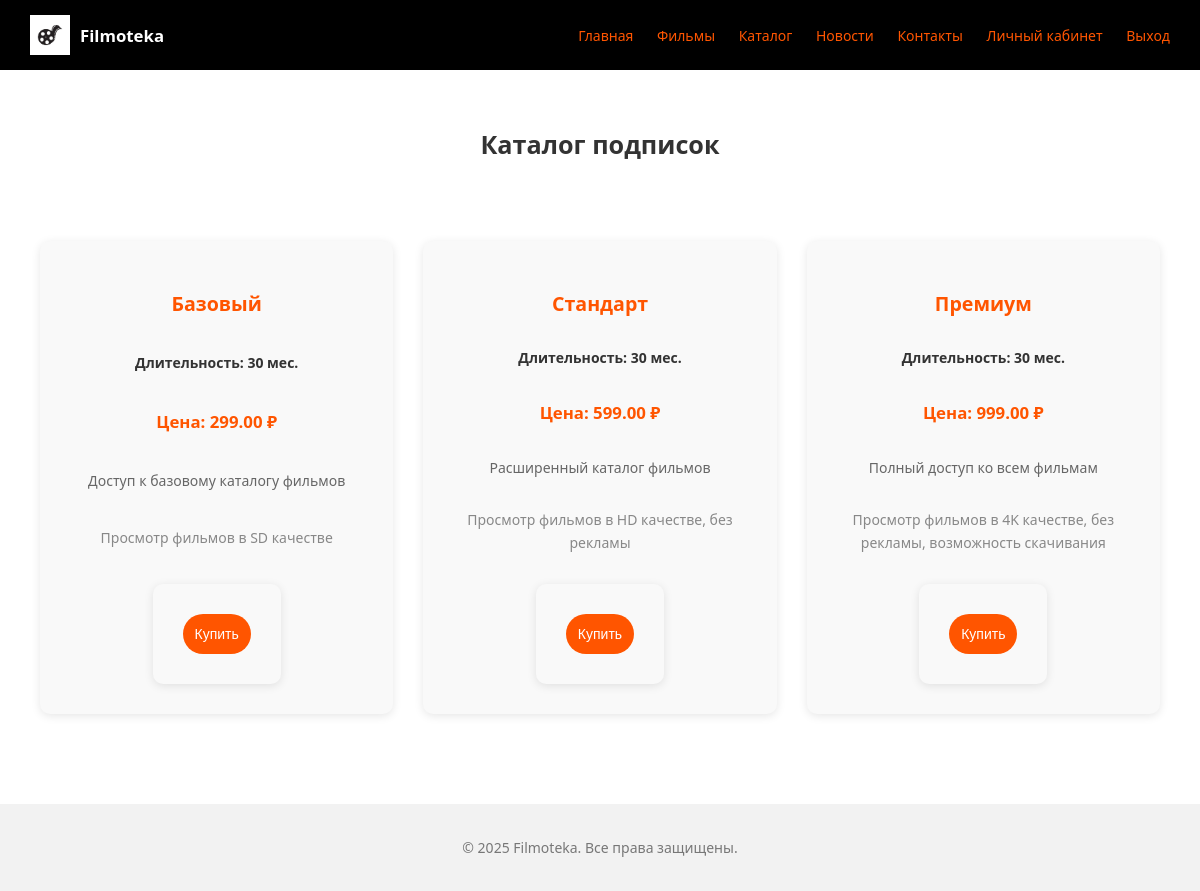
Page /catalog.php (signed in) on the committed database.
### tables this page shows
CREATE TABLE IF NOT EXISTS `subscriptions` (
  `subscription_id` int(11) NOT NULL AUTO_INCREMENT,
  `name` varchar(100) NOT NULL,
  `duration` int(11) NOT NULL,
  `price` decimal(10,2) NOT NULL,
  `description` text,
  `features` text,
  PRIMARY KEY (`subscription_id`)
);

### catalog.php (the view, shortened to what this page needs)
<?php
require_once 'config.php';
try {
    $query = "SELECT * FROM subscriptions ORDER BY price ASC";
    $stmt = $pdo->query($query);
    $subscriptions = $stmt->fetchAll(PDO::FETCH_ASSOC);
} catch(PDOException $e) {
    $error = "Ошибка запроса: " . $e->getMessage();
}
?>
<!DOCTYPE html>
<html lang="ru">
<head>
  <link rel="stylesheet" href="styles.css">
</head>
<body>
  <header class="header">
    <div class="logo">
      <img src="img/movielogo.png" alt="Filmoteka" style="height: 40px; margin-right: 10px;">
      Filmoteka
    </div>
    <nav class="nav">
      <a href="index.php">Главная</a>
      <a href="gallery.php">Фильмы</a>
      <a href="catalog.php">Каталог</a>
      <a href="news.php">Новости</a>
      <a href="contact.php">Контакты</a>
      <?php if (isset($_SESSION['user_id'])): ?>
        <a href="lk.php">Личный кабинет</a>
        <a href="logout.php">Выход</a>
      <?php else: ?>
        <a href="login.php">Вход</a>
        <a href="register.php">Регистрация</a>
      <?php endif; ?>
    </nav>
  </header>
  <main>
    <h1>Каталог подписок</h1>
    <div class="catalog">
        <?php foreach ($subscriptions as $subscription): ?>
            <div class="plan">
                <h3><?php echo $subscription['name']; ?></h3>
                <p>Длительность: <?php echo $subscription['duration']; ?> мес.</p>
                <p>Цена: <?php echo number_format($subscription['price'], 2, '.', ' '); ?> ₽</p>
                <p><?php echo $subscription['description']; ?></p>
                <p><small><?php echo $subscription['features']; ?></small></p>
                <?php if (isset($_SESSION['user_id'])): ?>
                    <form method="POST" action="">
                        <button type="submit" class="btn">Купить</button>
                    </form>
                <?php else: ?>
                    <p><a href="login.php">Войдите</a> для покупки подписки</p>
                <?php endif; ?>
            </div>
        <?php endforeach; ?>
    </div>
  </main>
  <footer class="footer">
    <p>&copy; 2025 Filmoteka. Все права защищены.</p>
  </footer>
</body>
</html>

### styles.css (style rules this page uses)
body { margin: 0; font-family: 'Segoe UI', sans-serif; background-color: #fff; color: #333; min-height: 100vh; display: flex; flex-direction: column; font-size: 14px; }
.header { background-color: rgb(0, 0, 0); padding: 15px 30px; display: flex; align-items: center; justify-content: space-between; }
.logo { color: #fff; font-size: 1.2em; font-weight: bold; display: flex; align-items: center; }
.nav a { color: #ff5500; text-decoration: none; margin-left: 20px; font-weight: 500; }
main { flex: 1; padding: 40px 20px; max-width: 1200px; margin: 0 auto; width: 100%; box-sizing: border-box; }
.btn { background-color: #ff5500; color: white; padding: 8px 15px; border: none; border-radius: 25px; font-size: 14px; cursor: pointer; transition: background-color 0.3s; text-decoration: none; display: inline-block; }
.footer { background-color: #f2f2f2; padding: 20px 30px; text-align: center; font-size: 14px; color: #777; margin-top: auto; }
h1 { text-align: center; color: #333; margin-bottom: 30px; font-size: 1.8em; }
.catalog { display: grid; grid-template-columns: repeat(auto-fit, minmax(300px, 1fr)); gap: 30px; padding: 50px 20px; max-width: 1200px; margin: 0 auto; }
.plan { background: #f9f9f9; border-radius: 10px; padding: 30px; text-align: center; box-shadow: 0 2px 10px rgba(0,0,0,0.1); transition: transform 0.3s; display: flex; flex-direction: column; justify-content: space-between; }
.plan h3 { color: #ff5500; font-size: 1.4em; margin-bottom: 20px; }
.plan p { color: #666; margin: 10px 0; line-height: 1.6; font-size: 14px; }
.plan p:first-of-type { font-size: 14px; color: #333; font-weight: bold; }
.plan p:nth-of-type(2) { font-size: 1.2em; color: #ff5500; font-weight: bold; margin: 20px 0; }
.plan small { color: #888; font-size: 14px; display: block; margin-top: 10px; }
.plan form { margin-top: 20px; }
.plan .btn { width: 100%; margin: 0; }
main form { max-width: 400px; margin: 0 auto; background: #f9f9f9; padding: 30px; border-radius: 10px; box-shadow: 0 2px 10px rgba(0,0,0,0.1); }
main form .btn { width: 100%; margin: 20px 0 0 0; padding: 12px; font-size: 14px; }

### rows in the picture
subscriptions: name "Базовый", duration "30", price "299.00", description "Доступ к базовому каталогу фильмов", features "Просмотр фильмов в SD качестве"
subscriptions: name "Стандарт", duration "30", price "599.00", description "Расширенный каталог фильмов", features "Просмотр фильмов в HD качестве, без рекламы"
subscriptions: name "Премиум", duration "30", price "999.00", description "Полный доступ ко всем фильмам", features "Просмотр фильмов в 4K качестве, без рекламы, возможность скачивания"
